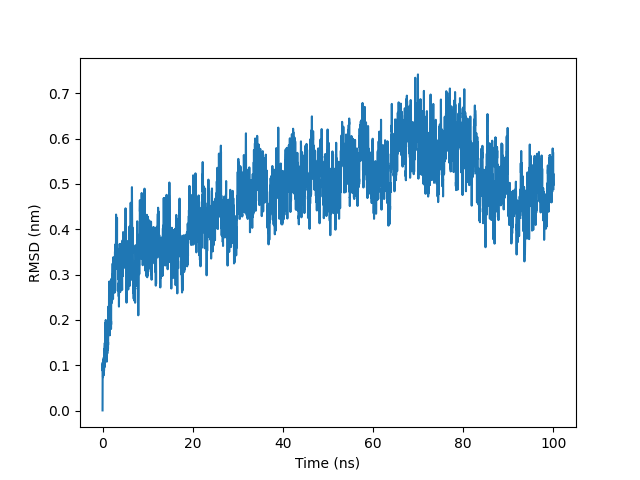

Source code (Python):
﻿## author: luoqing
## data:20220119

##命令行参数
import sys, getopt
def main(argv):
    inputfile=''
    outputfile=''
    try:
        opts,args=getopt.getopt(argv,"hi:o",['ifile=','ofile='])
    except getopt.GetoptError:
        print('test.py -i <inputfile> -o <outputfile>')
        sys.exit(2)
    for opt, arg in opts:
        if opt == '-h':
            print('test.py -i <inputfile> -o <outputfile>')
            sys.exit()
        elif opt in ("-i", "--ifile"):
            inputfile = arg
        elif opt in ("-o", "--ofile"):
            outputfile = arg
    print('输入的文件为：', inputfile)
    print('输出的文件为：', outputfile)

if __name__ == "__main__":
    main(sys.argv[1:])

##读入文件
with open('rmsd.xvg','r') as fo:
    lines=fo.readlines()

##处理文件
xaxis,yaxis="",""
time_list,rmsd_list=[],[]

##去掉空行
lines=[line for line in lines if len(line) !=0]

for line in lines:
    if line[0]=='#':
        continue
    
    if line [0]=='@':
        if 'xaxis' in line:
            xaxis=line.strip().strip('"').split('"')[-1]
        if 'yaxis' in line:
            yaxis=line.strip().strip('"').split('"')[-1]
    if not line.startswith('@') and not line.startswith('#'):
        items=line.strip().split()
        time_list.append(float(items[0]))
        rmsd_list.append(float(items[1]))

##检查time_list,rmsd_list长度
if len(time_list) !=len(rmsd_list):
    print('wrong in length of time_list')
    exit()
print(len(time_list),len(rmsd_list))

##保存CSV文件
print(xaxis,yaxis)
with open('rmsd.csv','w') as fo:
        fo.write(xaxis+","+yaxis+"\n")
        for i in range(len(time_list)):
            fo.write("{},{}\n".format(time_list[i],rmsd_list[i]))

import matplotlib.pyplot as plt

##read csv file
with open('rmsd.csv','r') as fo:
    lines=fo.readlines()

##deal with data
xname,yname=lines[0].split(",")[0],lines[0].split(",")[1].strip()
time_list,rmsd_list=[],[]
for line in lines[1:]:
    iterms=line.strip().split(",")
    time_list.append(float(iterms[0].strip()))
    rmsd_list.append(float(iterms[1].strip()))

time_list=[t/1000 for t in time_list]

##plot time vs rmsd
plt.plot(time_list,rmsd_list)
plt.xlabel("Time (ns)")
plt.ylabel(yname)
plt.savefig('./task4.png')
plt.show()
print('good day!')


